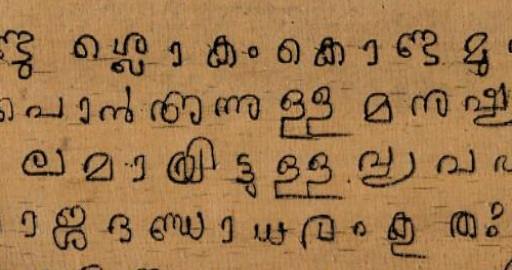
#> input picture newds_aug/MaI286_006_patch001-copy.jpg, 512 x 270 px, given as the content of the folder D:/phd/OneDrive/AMRITA/demo_02-09-2026/image-train-lines, which was not available
$ jupyter execute lines-chunks.ipynb
#> lines starting #> are read from the running program, lines starting #| are printed output that depends on the picture; after the words box and inside, x2 and y2 are one past the last pixel; in counts of white or black regions, pixels touching at a corner belong together; pictures that were not available may be replaced by others from this repository, and a replacement may not be noted
[cell 1]
# ============================================
# LINE -> CHUNK SPLITTING
# Splits each extracted line image into horizontal chunks of
# TARGET_WIDTH +/- TOLERANCE pixels, choosing the actual cut point
# within that window at the column with the LEAST ink — so cuts land in
# the gap between characters instead of through one.
#
# Output naming: <line_image_name>_chunk01.png, _chunk02.png, ...
# ============================================

import cv2
import numpy as np
import os
import glob
from pathlib import Path
from scipy.ndimage import uniform_filter1d

# ============================================
# CONFIG — UPDATE THESE PATHS
# ============================================
line_folder  = r"D:\phd\OneDrive\AMRITA\demo_02-09-2026\image-train-lines"          # folder of <base>_lineNN.png
chunk_folder = r"D:\phd\OneDrive\AMRITA\demo_02-09-2026\image-train-line-chunks"    # where chunk crops are saved

TARGET_WIDTH = 200
TOLERANCE    = 30      # actual chunk width will be TARGET_WIDTH +/- TOLERANCE wherever possible

INK_MARGIN     = 20    # a pixel counts as "ink" if it's this much darker than the line's background mode
COL_SMOOTH     = 5     # smoothing window for the column ink-density profile
MIN_LAST_CHUNK = 50    # if the final leftover sliver is narrower than this, merge it into the previous chunk


def ink_column_profile(img):
    """Column-wise ink density. Background here is a flat average color
    (from the reconstruction step) or natural leaf texture — either way,
    actual character strokes are reliably darker than their surroundings,
    so we find the line's own dominant (background) brightness and treat
    anything meaningfully darker than that as ink."""
    gray = cv2.cvtColor(img, cv2.COLOR_BGR2GRAY)
    counts = np.bincount(gray.flatten(), minlength=256)
    bg_val = int(np.argmax(counts))  # the most common gray value = background
    thresh = bg_val - INK_MARGIN
    ink = (gray < thresh).astype(np.uint8)
    col_sum = ink.sum(axis=0).astype(float)
    return uniform_filter1d(col_sum, size=COL_SMOOTH)


def find_chunk_bounds(col_profile, target=TARGET_WIDTH, tol=TOLERANCE, min_last=MIN_LAST_CHUNK):
    """Walk left to right; at each step, look inside [target-tol, target+tol]
    ahead of the current position and cut at whichever column has the least
    ink (ties broken by proximity to the exact target distance)."""
    w = len(col_profile)
    if w <= target + tol:
        return [(0, w)]

    bounds = [0]
    pos = 0
    while True:
        remaining = w - pos
        if remaining <= target + tol:
            bounds.append(w)
            break

        lo = max(pos + target - tol, pos + 1)
        hi = min(pos + target + tol, w - 1)
        window = col_profile[lo:hi + 1]

        min_val = window.min()
        candidates = np.where(window == min_val)[0]
        ideal = (pos + target) - lo
        best = candidates[np.argmin(np.abs(candidates - ideal))]
        cut = lo + int(best)

        if cut <= pos:  # safety net against degenerate windows
            cut = pos + target

        bounds.append(cut)
        pos = cut

    # merge a too-small trailing sliver into the previous chunk
    if len(bounds) >= 3 and (bounds[-1] - bounds[-2]) < min_last:
        bounds.pop(-2)

    return [(bounds[i], bounds[i + 1]) for i in range(len(bounds) - 1)]


def process_line_image(path, out_folder):
    img = cv2.imread(path)
    if img is None:
        print(f"  ❌ Could not read: {path}")
        return 0

    name = Path(path).stem
    profile = ink_column_profile(img)
    chunks = find_chunk_bounds(profile)

    for n, (left, right) in enumerate(chunks, start=1):
        crop = img[:, left:right]
        out_path = os.path.join(out_folder, f"{name}_chunk{n:02d}.png")
        cv2.imwrite(out_path, crop)

    print(f"  ✅ {Path(path).name}: {len(chunks)} chunk(s)")
    return len(chunks)


def main():
    os.makedirs(chunk_folder, exist_ok=True)

    extensions = ['*.png', '*.jpg', '*.jpeg', '*.bmp', '*.tiff', '*.tif']
    line_paths = []
    for ext in extensions:
        line_paths.extend(glob.glob(os.path.join(line_folder, ext)))
        line_paths.extend(glob.glob(os.path.join(line_folder, ext.upper())))
    line_paths = sorted(set(line_paths))

    if not line_paths:
        print(f"❌ No line images found in: {line_folder}")
        return

    print(f"Found {len(line_paths)} line image(s)")
    print("=" * 60)

    total_chunks = 0
    for p in line_paths:
        total_chunks += process_line_image(p, chunk_folder)
#> in process_line_image, img is the input picture: shape (270, 512, 3); mean B, G, R 78.2, 122.1, 161.4
#> in ink_column_profile, `gray = cv2.cvtColor(img, cv2.COLOR_BGR2GRAY)`:
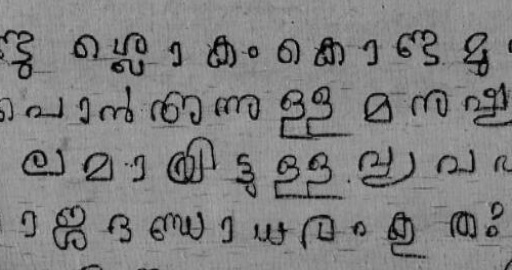
#> gray: shape (270, 512); min 0, max 179, mean 128.8
#> in ink_column_profile, `counts = np.bincount(gray.flatten(), minlength=256)`: counts = 256 values, max 7686 at index 143, min 0 at index 172, mean 540
#> in ink_column_profile, `bg_val = int(np.argmax(counts))`: bg_val = 143
#> in ink_column_profile, `thresh = bg_val - INK_MARGIN`: thresh = 123
#> in ink_column_profile, `ink = (gray < thresh).astype(np.uint8)`:
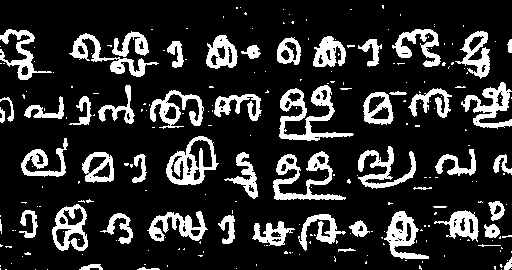
#> ink: shape (270, 512); values 0 (black) and 1 (white), 17.7% white; 242 white regions (189 under 20 px), largest, box (x1, y1, x2, y2) and area: (279, 85, 354, 141) 1406, (273, 151, 346, 200) 1269, (166, 136, 219, 185) 1088
#> in ink_column_profile, `col_sum = ink.sum(axis=0).astype(float)`: col_sum = 512 values, max 105 at index 330, min 6 at index 261, mean 47.89
#> in process_line_image, `profile = ink_column_profile(img)`: profile = 512 values, max 98.6 at index 282, min 8.2 at index 263, mean 47.89
#> in find_chunk_bounds, `w = len(col_profile)`: w = 512
#> the loop in find_chunk_bounds, `while True:` made 3 passes
#> (remaining, hi, min_val, candidates, best, pos) on pass 1: (512, 230, 18.4, [36], 36, 206)
#> (remaining, lo, hi, min_val, candidates, ideal, best) on pass 2: (306, 376, 436, 24.4, [43], 30, 43)
#> after the loop in find_chunk_bounds, `while True:`: bounds = [0, 206, 419, 512]
#> in process_line_image, `chunks = find_chunk_bounds(profile)`: chunks = [(0, 206), (206, 419), (419, 512)]
#> the loop in process_line_image, `for n, (left, right) in enumerate(chunks, start=1):` made 3 passes
#> pass 1, in process_line_image, `crop = img[:, left:right]`:
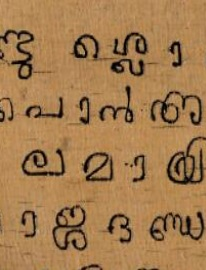
#> crop: shape (270, 206, 3); mean B, G, R 79.6, 123.7, 163.2
#> pass 2, in process_line_image, `crop = img[:, left:right]`:
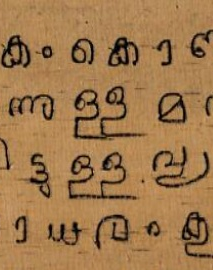
#> crop: shape (270, 213, 3); mean B, G, R 77.6, 120.9, 160
#> pass 3, in process_line_image, `crop = img[:, left:right]`:
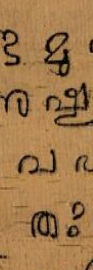
#> crop: shape (270, 93, 3); mean B, G, R 76.8, 121.1, 160.5
#|   ✅ MaI286_006_patch001-copy.jpg: 3 chunk(s)
#> total_chunks = 3

    print("\n" + "=" * 60)
    print("CHUNKING COMPLETE")
    print(f"  Line images processed : {len(line_paths)}")
    print(f"  Total chunks saved    : {total_chunks}")
#|   Total chunks saved    : 3
    print(f"  Outputs saved to      : {chunk_folder}/")


if __name__ == "__main__":
    main()
